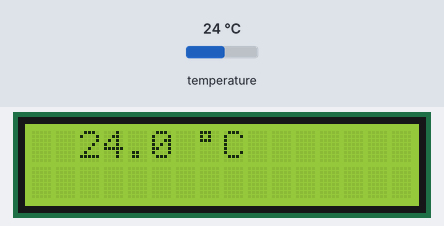
Bench run of a program on a simulated Arduino Leonardo, built with avr-gcc and run on an emulated ATmega32U4. Parts: 16×2 character LCD. The test bench sets the inputs (shaded band); at power-on: temperature 24 °C.

Above: at 1.2 s.
1.3 s: temperature set to 12 °C
At 2.6 s:
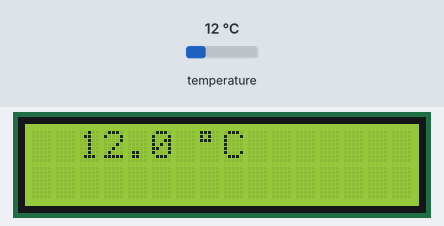
2.9 s: temperature set to 19 °C
At 3.8 s:
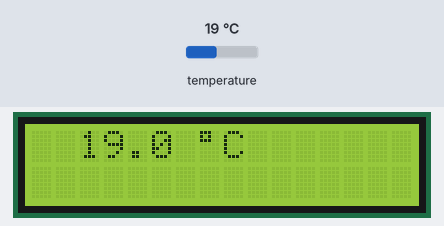
4.5 s: temperature set to 28 °C
At 5.9 s:
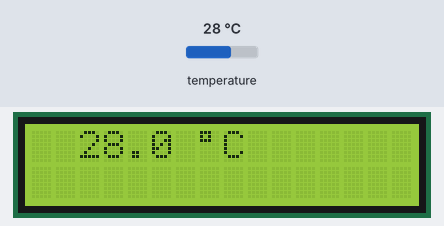
Timing chart, 0 to 7.5 s (numbered marks = the images above; inputs shaded):
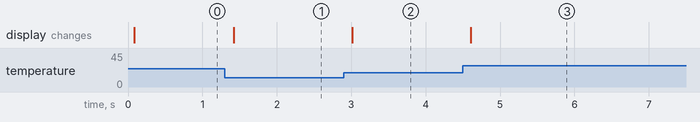

Measured:
- after the input at 1.3 s, the display: changes after 0.12 s (image 1)
- after the input at 2.9 s, the display: changes after 0.12 s (image 2)
- after the input at 4.5 s, the display: changes after 0.11 s (image 3)

The program:

main.cpp
```cpp
#include <Arduino.h>
#include "lcd.h"
#include "temperatureSensor.h"

void setup(void){}

void setup_forCppUTest(){
	setup();
}

void loop(void){
	lcd_printTemperatureCelsius(getTemperatureKelvin());
}
```

temperatureSensor.h
```cpp
#pragma once

extern float (*getTemperatureKelvin) (void);
```

temperatureSensor.cpp
```cpp
#include "temperatureSensor.h"
#include <Adafruit_MCP9808.h>

Adafruit_MCP9808 tempsensor = Adafruit_MCP9808();

static float getTemperatureKelvin_Implementation(void){
	while(!tempsensor.begin());
	tempsensor.setResolution(3);
	tempsensor.wake();
	return tempsensor.readTempC() + 273.15;
}
float (*getTemperatureKelvin) (void) = getTemperatureKelvin_Implementation;
```

lcd.h
```cpp
#pragma once

extern void (*lcd_printTemperatureCelsius) (float temperatureKelvin);
```

lcd.cpp
```cpp
#include "lcd.h"
#include <Arduino.h>
#include <LiquidCrystal.h>

const uint8_t rs = 10, rw = 9, enable = 8, d4 = 7, d5 = 6, d6 = 5, d7 = 4;

LiquidCrystal lcd(rs, rw, enable, d4, d5, d6, d7);

static void lcd_printTemperatureCelsius_Implementation(float temperatureKelvin){
	lcd.begin(16, 2);

	const uint8_t TemperatureDigits = 6; // 6: -123.4
	float temperatureCelsius = temperatureKelvin - 273.15;
	char temperatureString[TemperatureDigits+1];
	dtostrf(double(temperatureCelsius), TemperatureDigits, 1, temperatureString);

	char outputString[TemperatureDigits+4];
	const char Degree = 0xDF;
	sprintf(outputString, "%s %cC", temperatureString, Degree);
	lcd.print(outputString);
}
void (*lcd_printTemperatureCelsius) (float temperatureKelvin) = lcd_printTemperatureCelsius_Implementation;
```
